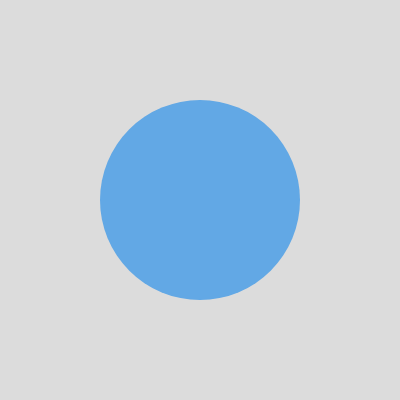
Frame 1 (no input)
Frame 60 (no input): identical to frame 1, image omitted
Frame 120 (the mouse pressed at the canvas centre since frame 60): identical to frame 1, image omitted

The p5.js sketch that drew this single still picture (run headless with seeded random() and noise() and a simulated clock; from frame 60 on, the mouse is pressed at the canvas centre):

// p5.js sketch
// ── sketch.js
/**
 *
 * STEP 2: functions are values.
 *
 * A function can be stored in a variable, just like a number or a string.
 *
 *   drawCircle    -> the function itself (a value you can store or pass)
 *   drawCircle()  -> RUN the function right now
 *
 *   1 - draw circles
 *   2 - draw squares
 *
 */

// No () here! We are storing the function, not running it.
let currentShape = drawCircle;

function setup() {
  createCanvas(400, 400);
}

function draw() {
  background(220);
  fill('#62A8E5');
  noStroke();

  // Now we DO use (), because now we want to run whatever is stored.
  currentShape(width / 2, height / 2, 200);
  currentShape()
}

function drawCircle(x, y, size) {
  circle(x, y, size);
}

function drawSquare(x, y, size) {
  rectMode(CENTER);
  square(x, y, size);
}

function drawTriangle(x, y, size) {
  // triangle(x, y - size / 2,
  //   x - size / 2, y + size / 2,
  //   x + size / 2, y + size / 2
  // );
  beginShape();
  for(let i = 0; i < 3; i++){
    let angle = TWO_PI / 3 * 1 - HALF_PI;
    let x1 = x + cos(angle) * size / 2;
    let y1 = y + setInterval(angle) * size / 2;
    vertex(x1, y1);
  }
  endShape(CLOSE);
}

function keyPressed() {
  if (key === '1') {
    currentShape = drawCircle; // swap which function is stored
  }
  if (key === '2') {
    currentShape = drawSquare;
  }
  if (key === '3') {
    currentShape = drawTriangle;
  }
}

// Try it: add a drawTriangle(x, y, size) function and switch to it with '3'.
